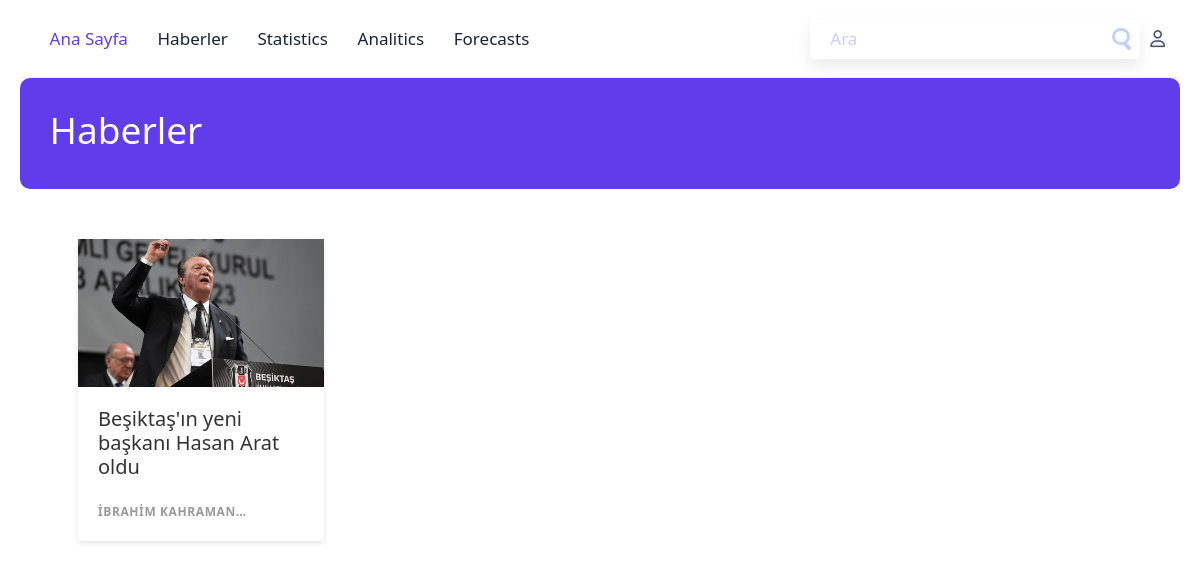
Page /news/ on the committed database.
### mackolik/models.py (models this page shows, shortened)
class News(models.Model):
    title = models.CharField(max_length=120,verbose_name='Başlık')
    summary = models.TextField(max_length=300,verbose_name='Özet')
    contents = models.TextField(verbose_name='Haber')
    created_on = models.DateTimeField(auto_now_add=True)
    update_on = models.DateTimeField(auto_now=True)
    slug = AutoSlugField(populate_from='title', unique=True, editable=True, blank=True)
    image = models.ImageField(upload_to='news_images/', default='default_image.jpg',verbose_name='Resim')
    author = models.ForeignKey(Author, on_delete=models.CASCADE,verbose_name='Yazar')
    class Meta:
        db_table = 'News'
        verbose_name = 'New'
        verbose_name_plural = 'News'

class Author(models.Model):
    name = models.CharField(max_length=120,verbose_name='İsim')
    about = models.TextField(verbose_name='Hakkında')
    class Meta:
        db_table = 'Author'
        verbose_name = 'Yazar'
        verbose_name_plural = 'Yazar'
    def __str__(self):
        return self.name

### mackolik/views.py (the view)
# urls.py: path('news/', views.news, name='news'),
def news(request):
    news = News.objects.all()
    return render(request, 'news/news.html', {
        'news': news,
    })

### templates/news/news.html
{% extends 'base.html' %}
{% load static%}
{% block content %}
  <section class="hero-lig">
        <h1>Haberler</h1>
  </section>
  <div class="band">
    {% for haber in news %}
     <div>
        <a href="{% url 'news_detail' news_slug=haber.slug %}" class="cardcik">
          <div class="thumb" style="background-image: url('{{ haber.image.url }}');"></div>
          <article>
            <h1>{{haber.title}}</h1>
            <span>{{haber.author}}&hellip;</span>
          </article>
        </a>
    </div>
    {% endfor %}
  </div>
{% endblock %}

### static/css/style.css (style rules this page uses)
:root { font-size: calc(0.7em + 0.3vw); }
* { margin: 0; padding: 0; }
a { text-decoration: none !important; color: #132536 !important; }
body { font-family: "Roboto", sans-serif; color: #132536; }
.hero-lig { padding: 2rem; border-radius: 10px; background-color: #613cea; color: white; display: flex; align-items: center; margin-bottom: 50px; }
.band { width: 90%; max-width: 1240px; margin: 0 auto; display: grid; grid-template-columns: 1fr; grid-template-rows: auto; grid-gap: 20px; }
@media (min-width: 30em) { .band { grid-template-columns: 1fr 1fr; } }
@media (min-width: 60em) { .band { grid-template-columns: repeat(4, 1fr); } }
.cardcik { background: white; text-decoration: none; color: #444; box-shadow: 0 2px 5px rgba(0, 0, 0, 0.1); display: flex; flex-direction: column; min-height: 100%; position: relative; top: 0; transition: all 0.1s ease-in; }
.cardcik article { padding: 20px; flex: 1; display: flex; flex-direction: column; justify-content: space-between; }
.cardcik h1 { font-size: 20px; margin: 0; color: #333; }
.cardcik span { font-size: 12px; font-weight: bold; color: #999; text-transform: uppercase; letter-spacing: 0.05em; margin: 2em 0 0 0; }
.cardcik .thumb { padding-bottom: 60%; background-size: cover; background-position: center center; }

### rows in the picture
News: image (picture), title "Beşiktaş'ın yeni başkanı Hasan Arat oldu", author "İBRAHIM KAHRAMAN"
